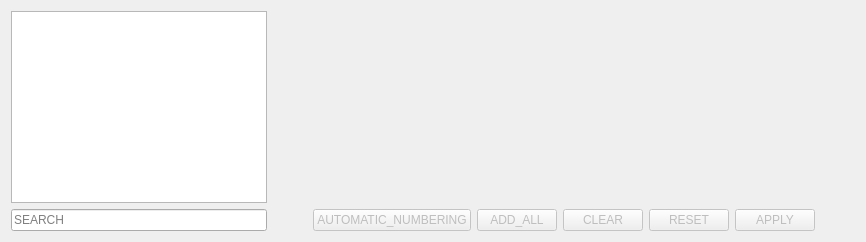
<?xml version="1.0" encoding="UTF-8"?>
<ui version="4.0">
 <class>ListTab</class>
 <widget class="QWidget" name="ListTab">
  <property name="windowTitle">
   <string notr="true">Form</string>
  </property>
  <layout class="QHBoxLayout" name="horizontalLayout_2">
   <item>
    <layout class="QHBoxLayout" name="hl0">
     <item>
      <layout class="QVBoxLayout" name="verticalLayout">
       <item>
        <widget class="QListWidget" name="listWidget">
         <property name="minimumSize">
          <size>
           <width>200</width>
           <height>0</height>
          </size>
         </property>
         <property name="selectionMode">
          <enum>QAbstractItemView::ExtendedSelection</enum>
         </property>
        </widget>
       </item>
       <item>
        <layout class="QVBoxLayout" name="verticalLayout_2">
         <item>
          <widget class="QLineEdit" name="filterLineEdit">
           <property name="placeholderText">
            <string>SEARCH</string>
           </property>
          </widget>
         </item>
        </layout>
       </item>
      </layout>
     </item>
     <item>
      <layout class="QVBoxLayout" name="vl1">
       <item>
        <layout class="QHBoxLayout" name="form"/>
       </item>
       <item>
        <spacer name="verticalSpacer">
         <property name="orientation">
          <enum>Qt::Vertical</enum>
         </property>
         <property name="sizeHint" stdset="0">
          <size>
           <width>20</width>
           <height>40</height>
          </size>
         </property>
        </spacer>
       </item>
       <item>
        <layout class="QHBoxLayout" name="hl2_1">
         <item>
          <spacer name="horizontalSpacer">
           <property name="orientation">
            <enum>Qt::Horizontal</enum>
           </property>
           <property name="sizeHint" stdset="0">
            <size>
             <width>40</width>
             <height>20</height>
            </size>
           </property>
          </spacer>
         </item>
         <item>
          <widget class="QPushButton" name="autonumberingB">
           <property name="enabled">
            <bool>false</bool>
           </property>
           <property name="text">
            <string>AUTOMATIC_NUMBERING</string>
           </property>
          </widget>
         </item>
         <item>
          <widget class="QPushButton" name="addAllButton">
           <property name="enabled">
            <bool>false</bool>
           </property>
           <property name="text">
            <string>ADD_ALL</string>
           </property>
          </widget>
         </item>
         <item>
          <widget class="QPushButton" name="clearB">
           <property name="enabled">
            <bool>false</bool>
           </property>
           <property name="text">
            <string>CLEAR</string>
           </property>
          </widget>
         </item>
         <item>
          <widget class="QPushButton" name="resetButton">
           <property name="enabled">
            <bool>false</bool>
           </property>
           <property name="text">
            <string>RESET</string>
           </property>
          </widget>
         </item>
         <item>
          <widget class="QPushButton" name="applyButton">
           <property name="enabled">
            <bool>false</bool>
           </property>
           <property name="text">
            <string>APPLY</string>
           </property>
          </widget>
         </item>
         <item>
          <spacer name="horizontalSpacer_2">
           <property name="orientation">
            <enum>Qt::Horizontal</enum>
           </property>
           <property name="sizeHint" stdset="0">
            <size>
             <width>40</width>
             <height>20</height>
            </size>
           </property>
          </spacer>
         </item>
        </layout>
       </item>
      </layout>
     </item>
    </layout>
   </item>
  </layout>
 </widget>
 <resources/>
 <connections/>
</ui>
